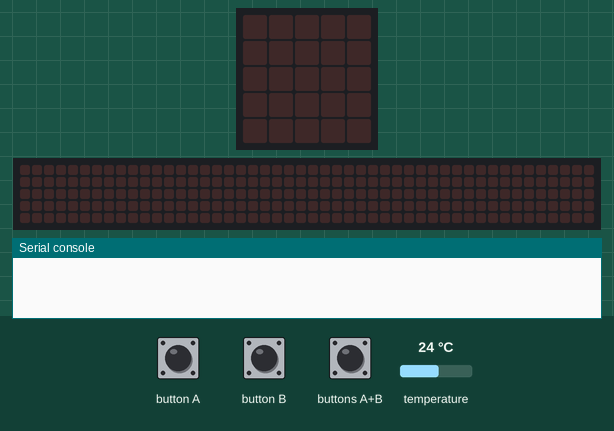
A program run on a simulated BBC micro:bit (MakeCode). Parts: the board's 5×5 LED display, a strip that is not on the board, showing the scrolling text unrolled, the last lines printed to the serial console. Inputs (shaded band) come from the test bench; at power-on: temperature 24 °C. The 48×5 strip is a reading aid, not a part: it shows the text the display is scrolling, unrolled, one strip-width of it at a time.

Above: at 1.2 s.
1.3 s: button A pressed for 0.15 s
At 4.0 s:
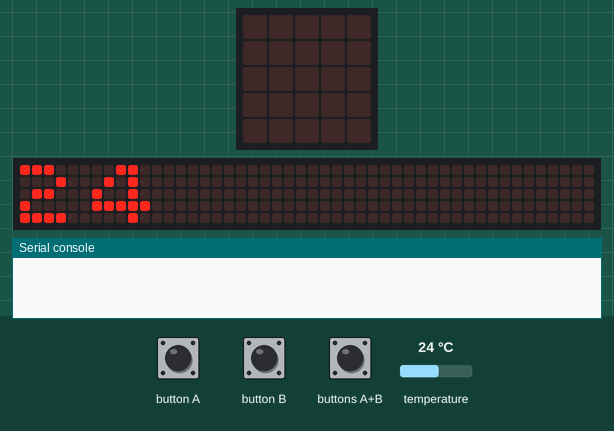
7.3 s: button B pressed for 0.15 s
10.4 s: temperature set to 28 °C
13.4 s: buttons A+B pressed for 0.15 s
At 14.52 s:
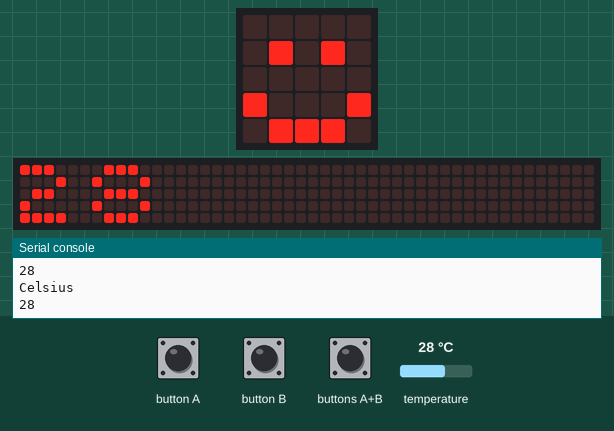
16.5 s: temperature set to 12 °C
At 18.3 s:
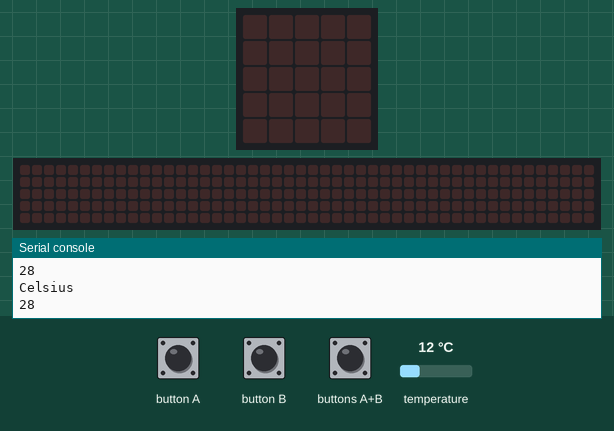
18.6 s: buttons A+B pressed for 1 s
At 22.07 s:
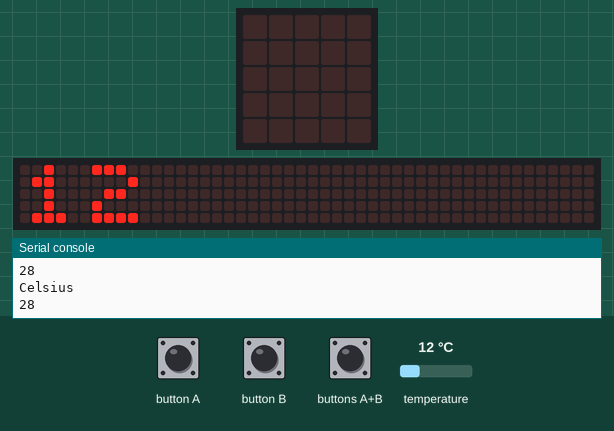

Measured:
- after the input at 1.3 s, the display: changes after 0.15 s (image 1)
- after the input at 13.4 s, the display: first differs from a run without the input after 1.1 s (image 2)
- after the input at 16.5 s, the display: first differs from a run without the input after 0.65 s (image 3)
- after the input at 18.6 s, the display: changes after 1.0 s (image 4)
- what the display in image 4 shows lasts 0.4 s, from 21.9 s to 22.3 s

The program:

main.ts
```typescript
input.onButtonPressed(Button.A, function () {
    basic.showString("" + (input.temperature()))
    basic.showString("Celsius")
    serial.writeLine("" + (input.temperature()))
    serial.writeLine("Celsius")
})
input.onButtonPressed(Button.AB, function () {
    basic.showString("" + (input.temperature()))
    if (input.temperature() > 25) {
        basic.showLeds(`
            # . # . #
            . # # # .
            # # # # #
            . # # # .
            # . # . #
            `)
        serial.writeLine("No agafar jaqueta ")
        basic.showString("No agafar jaqueta")
        if (input.temperature() < 25) {
            basic.showLeds(`
                . # # # .
                # . # . #
                . . # . .
                # . # . .
                . # # . .
                `)
            serial.writeLine("Agafar jaqueta ")
            basic.showString("Agafar jaqueta")
        }
    }
})
input.onButtonPressed(Button.B, function () {
    basic.showString("" + (input.temperature()))
    if (input.temperature() > 25) {
        basic.showLeds(`
            . . . . .
            . # . # .
            . . . . .
            # . . . #
            . # # # .
            `)
        serial.writeLine("" + (input.temperature()))
        if (input.temperature() < 25) {
            basic.showLeds(`
                . . . . .
                . # . # .
                . . . . .
                . # # # .
                # . . . #
                `)
            serial.writeLine("" + (input.temperature()))
        }
    }
})
```

test.ts
```typescript
// aquí va el archivo "tests"; esto no se compilará cuando este paquete se utilice como una extensión.
```
